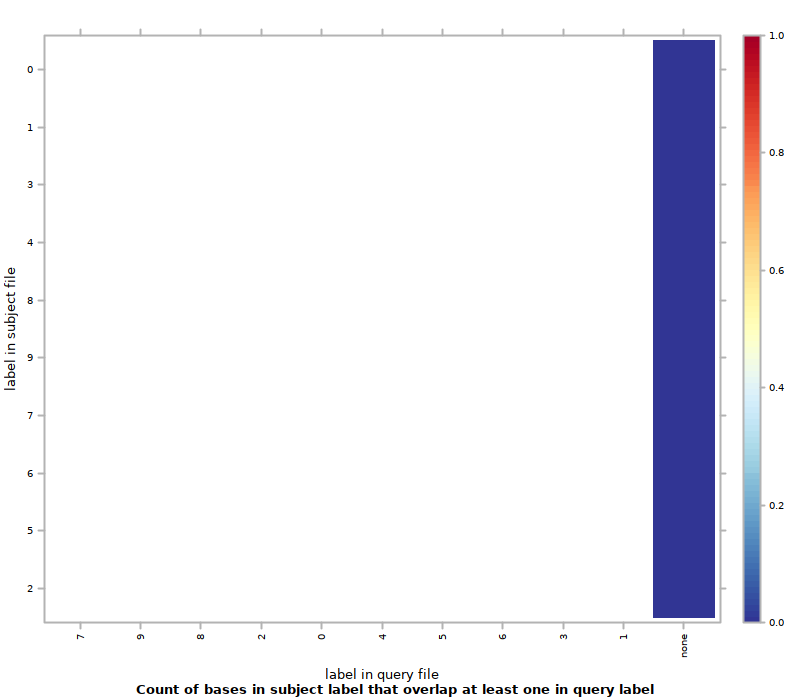

This figure's R source:
#!/usr/bin/env Rscript
## transcript produced by Segtools 1.1.14

segtools.r.dirname <-
  system2("python",
          c("-c", "'import segtools; print segtools.get_r_dirname()'"),
          stdout = TRUE)

source(file.path(segtools.r.dirname, 'common.R'))
source(file.path(segtools.r.dirname, 'overlap.R'))
save.overlap.performance('./MCseq23rand100bp1bp/overlap-ordered', 'overlap.performance', './MCseq23rand100bp1bp/overlap-ordered/overlap.tab', row.normalize = 'FALSE', mnemonic_file = './MCseq23rand100bp1bp/overlap-direct/mnemonics1_new.txt', clobber = FALSE, col_mnemonic_file = './MCseq23rand100bp1bp/overlap-direct/mnemonics2_new.txt')
save.overlap.heatmap('./MCseq23rand100bp1bp/overlap-ordered', 'overlap', './MCseq23rand100bp1bp/overlap-ordered/overlap.tab', clobber = FALSE, col_mnemonic_file = './MCseq23rand100bp1bp/overlap-direct/mnemonics2_new.txt', cluster = FALSE, max_contrast = FALSE, row.normalize = 'FALSE', mnemonic_file = './MCseq23rand100bp1bp/overlap-direct/mnemonics1_new.txt')
